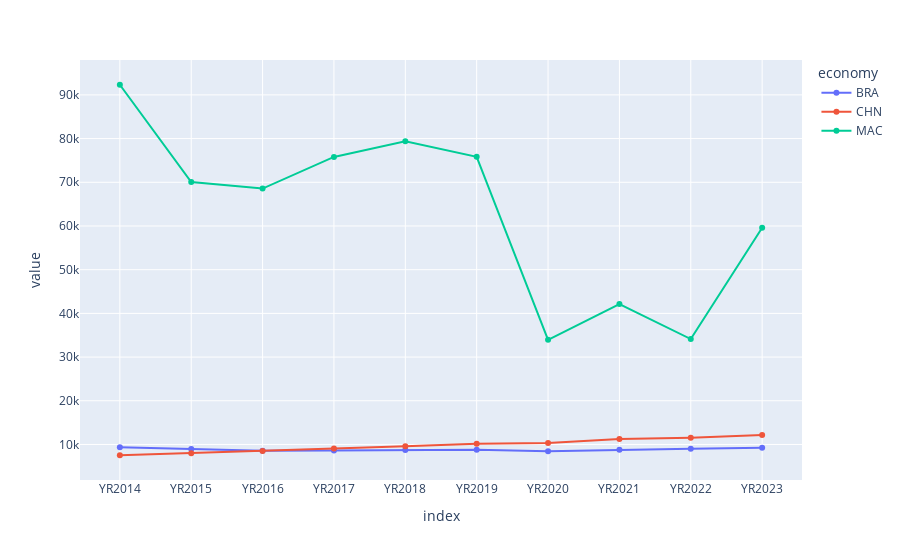

Notebook code cell kept with this figure:
### Markdown cell above
pib per capita kd

### Code cell
pibt = wb.data.DataFrame(['NY.GDP.PCAP.KD'], ['MAC', 'CHN', 'BRA'], mrv=10)
pib = pibt.T
px.line(pib, markers=True)

### Figure 1 — Plotly figure (JSON) as saved in the notebook; plotly's stock layout.template omitted (floating-point values rounded to 4 significant figures)
{"data": [{"hovertemplate": "economy=BRA<br>index=%{x}<br>value=%{y}<extra></extra>", "legendgroup": "BRA", "line": {"color": "#636efa", "dash": "solid"}, "marker": {"symbol": "circle"}, "mode": "lines+markers", "name": "BRA", "orientation": "v", "showlegend": true, "type": "scatter", "x": ["YR2014", "YR2015", "YR2016", "YR2017", "YR2018", "YR2019", "YR2020", "YR2021", "YR2022", "YR2023"], "xaxis": "x", "y": [9338.0, 8936.0, 8578.0, 8628.0, 8722.0, 8771.0, 8435.0, 8799.0, 9032.0, 9258.0], "yaxis": "y"}, {"hovertemplate": "economy=CHN<br>index=%{x}<br>value=%{y}<extra></extra>", "legendgroup": "CHN", "line": {"color": "#EF553B", "dash": "solid"}, "marker": {"symbol": "circle"}, "mode": "lines+markers", "name": "CHN", "orientation": "v", "showlegend": true, "type": "scatter", "x": ["YR2014", "YR2015", "YR2016", "YR2017", "YR2018", "YR2019", "YR2020", "YR2021", "YR2022", "YR2023"], "xaxis": "x", "y": [7533.0, 8016.0, 8517.0, 9053.0, 9619.0, 10160.0, 10360.0, 11220.0, 11560.0, 12180.0], "yaxis": "y"}, {"hovertemplate": "economy=MAC<br>index=%{x}<br>value=%{y}<extra></extra>", "legendgroup": "MAC", "line": {"color": "#00cc96", "dash": "solid"}, "marker": {"symbol": "circle"}, "mode": "lines+markers", "name": "MAC", "orientation": "v", "showlegend": true, "type": "scatter", "x": ["YR2014", "YR2015", "YR2016", "YR2017", "YR2018", "YR2019", "YR2020", "YR2021", "YR2022", "YR2023"], "xaxis": "x", "y": [92320.0, 70070.0, 68570.0, 75810.0, 79380.0, 75840.0, 33950.0, 42120.0, 34120.0, 59600.0], "yaxis": "y"}], "layout": {"autosize": true, "legend": {"title": {"text": "economy"}, "tracegroupgap": 0}, "margin": {"t": 60}, "xaxis": {"anchor": "y", "autorange": true, "domain": [0, 1], "range": [-0.5806, 9.581], "title": {"text": "index"}, "type": "category"}, "yaxis": {"anchor": "x", "autorange": true, "domain": [0, 1], "range": [967.7, 98890.0], "title": {"text": "value"}, "type": "linear"}}}
